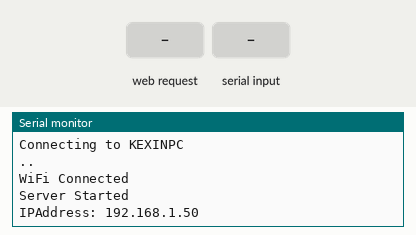
The sketch below on a simulated ESP8266 (NodeMCU). Parts: the last lines printed to the serial monitor. Inputs (shaded band) come from the test bench. WiFi joins after 1.5 s; servers stay silent unless stated.

Above: at 8.3 s.
8.4 s: HTTP request GET /ajax_switch received
At 10.6 s:
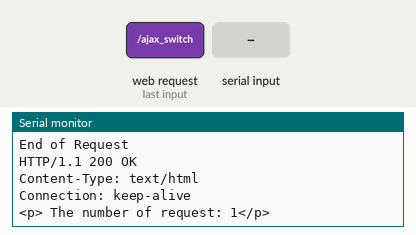
10.9 s: "ajax_switch" received over Serial
At 12.7 s:
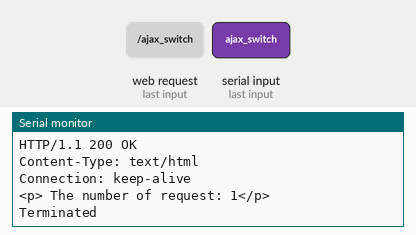

Measured:
- after the input at 8.4 s, the serial monitor: prints a new line at once (image 1)
- after the input at 10.9 s, the serial monitor: prints a new line after 0.82 s (image 2)

The sketch:

WebInterface_V0.ino
```cpp
#include <ESP8266WiFi.h>

WiFiServer server(80);

IPAddress myIP;

const char ssid[] = "KEXINPC", pass[] = "19101109";
bool rmem;

int i = 0;

void setup() {
  Serial.begin(115200);
  while (!Serial) delay(1);
  delay(5000);
  WiFi.mode(WIFI_STA);
  Serial.println("\nConnecting to " + String(ssid));
  WiFi.begin(ssid, pass);
  while (WiFi.status() != WL_CONNECTED) {
    Serial.print((char)0x2E);
    delay(1000);
  }
  Serial.println("\nWiFi Connected");
  server.begin();
  Serial.println("Server Started\nIPAddress: " + WiFi.localIP().toString());
  delay(100);
}

void loop() {
  if (Serial.available())
    if (Serial.read() == 0x74) {
      Serial.println("Terminated");
      server.close();
      WiFi.disconnect();
    }
  wifiServer(server.available());
  delay(100);
}

void wifiServer(WiFiClient client) {
  if (client) {
    Serial.println("\n[New Client]");
    int newMillis = millis() + 3000;
    while (!client.available() && newMillis > millis()) delay(1);
    String request = client.readString();
    Serial.println("Request: \n\n" + request + "End of Request\n");
    client.println(process(request));
  }
}
```

process.ino
```cpp
String process(String request) {
  String html = "HTTP/1.1 200 OK\r\nContent-Type: text/html\r\nConnection: keep-alive\r\n\r\n";
  //String req = request.substring(0, request.indexOf('\n'));
  if (request.indexOf("ajax_switch") > -1) {
    html+="<p> The number of request: " + String(++i) + "</p>\n";
  }
  else {  // HTTP request for web page
    // send web page - contains JavaScript with AJAX calls
    html+="<!DOCTYPE html>\n";
    html+="<html>\n";
    html+="<head>\n";
    html+="<title>Arduino Web Page</title>\n";
    html+="<script>\n";
    html+="function GetSwitchState() {\n";
    html+="var request = new XMLHttpRequest();\n";
    html+="request.onreadystatechange = function() {\n";
    html+="if (this.readyState == 4) {\n";
    html+="if (this.status == 200) {\n";
    html+="if (this.responseText != null) {\n";
    html+="document.getElementById(\"switch_txt\").innerHTML = this.responseText;\n";
    html+="}}}}\n";
    html+="request.open(\"POST\", \"ajax_switch\" , true);\n";
    html+="request.send(null);\n";
    html+="setTimeout('GetSwitchState()', 10);\n";
    html+="}\n";
    html+="</script>\n";
    html+="</head>\n";
    html+="<body onload=\"GetSwitchState()\">\n";
    html+="<h1>Arduino AJAX Switch Status</h1>\n";
    html+="<div id=\"switch_txt\"></div>";
    html+="</body>\n";
    html+="</html>\n";
  }
  Serial.println(html);
  return html;
}
```
